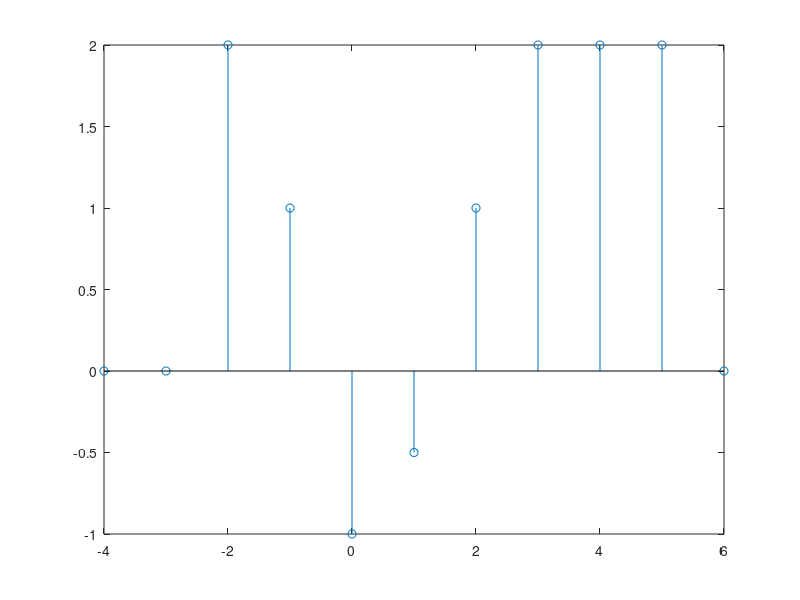

Recreate this plot in MATLAB.
clc;
clear all;
close all;
%%
t = -4:1:6;
x = zeros(size(t));
for i = 1:length(t);
    p = t(i)-1;
    if p == -3
        x(i) = 2;
    elseif p == -2
        x(i) = 1;
    elseif p == -1
        x(i) = -1;
    elseif p == 0
        x(i) = -0.5;
    elseif p == 1
        x(i) = 1;
    elseif p >= 2 && p <= 4
        x(i) = 2;
    end;
end;
stem(t, x);
